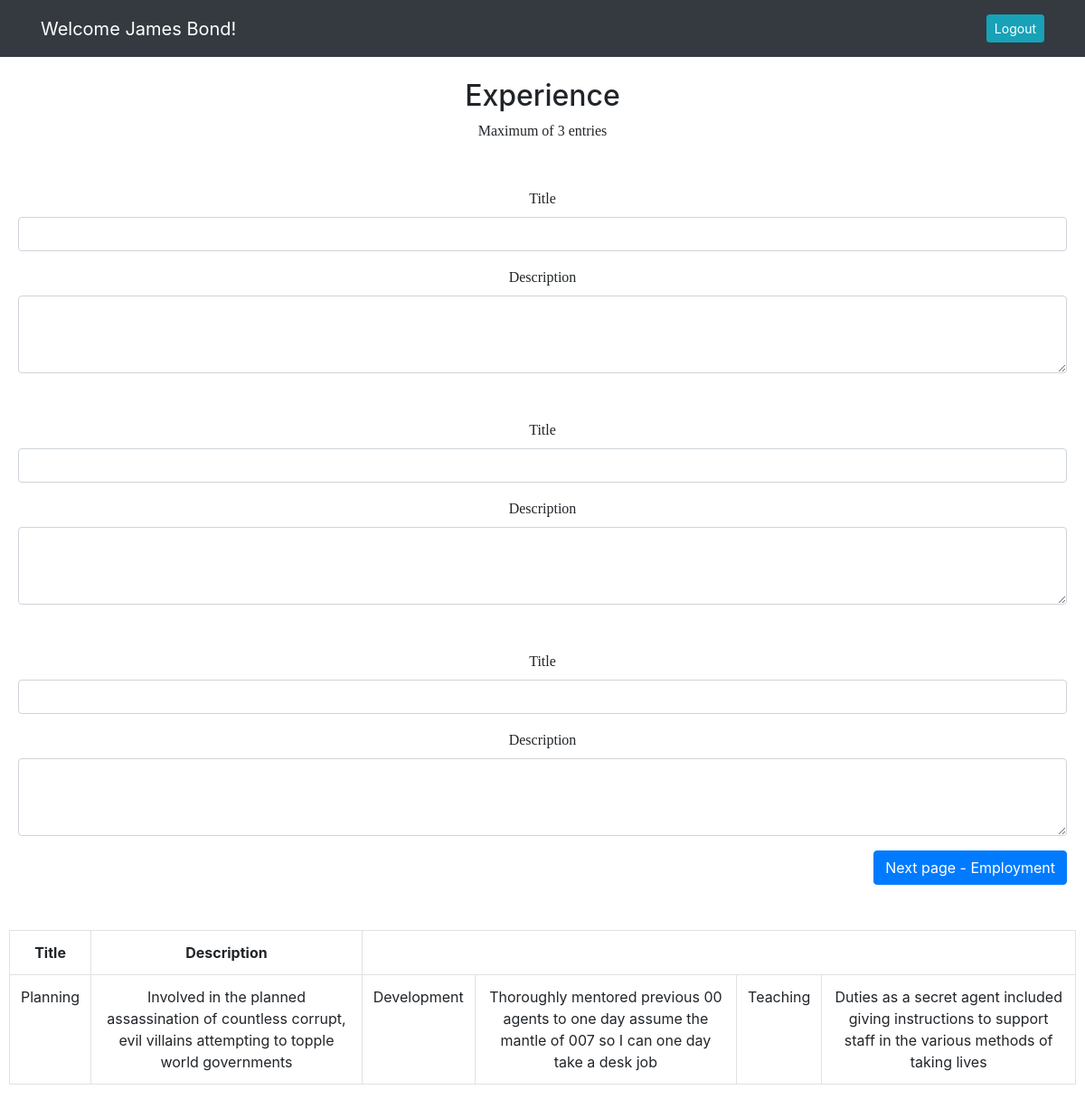
/experiencepage (signed in), run on the app's committed database.
### resume_app/models.py (models this page shows)
class User(models.Model):
    first_name = models.CharField(max_length=255)
    last_name = models.CharField(max_length=255)
    email = models.EmailField(max_length=255)
    password = models.CharField(max_length=255)
    created_at = DateTimeField(auto_now_add=True)
    updated_at = DateTimeField(auto_now=True)
    objects = UserManager()

class Experience(models.Model):
    title1 = models.CharField(blank=True, max_length=100)
    desc1 = models.TextField(blank=True)
    title2 = models.CharField(blank=True, max_length=100)
    desc2 = models.TextField(blank=True)
    title3 = models.CharField(blank=True, max_length=100)
    desc3 = models.TextField(blank=True)
    user = models.ForeignKey(User, related_name="experiences", on_delete=models.CASCADE)
    created_at = DateTimeField(auto_now_add=True)
    updated_at = DateTimeField(auto_now=True)
    objects = ExperienceManager()

### resume_app/views.py (the view)
# urls.py: path('experiencepage', views.experiencepage),
def experiencepage(request):
    if 'id' not in request.session:
        return redirect('/')
    else:
        context = {
            'user': User.objects.get(id = request.session['id'])
        }
    return render(request, 'experience.html', context)

### resume_app/templates/experience.html (shortened to what this page needs)
<!DOCTYPE html>
<html lang="en">
<head>
    <link rel="stylesheet" href="https://stackpath.bootstrapcdn.com/bootstrap/4.5.2/css/bootstrap.min.css"
>
    {% load static %}
    <link rel="stylesheet" href="{% static 'css/expemp.css' %}">
</head>
<body>
    <nav class="navbar navbar-expand-lg navbar-dark bg-dark">
        <div class="container">
            <a class="navbar-brand" href="#">Welcome {{user.first_name}} {{user.last_name}}!</a>
            <div class="collapse navbar-collapse" id="navbarText">
                <span class="navbar-text">
                    <a href="/logout" role="button" class="btn btn-sm btn-info ml-2 text-white">Logout</a>
                </span>
            </div>
        </div>
    </nav>
    <br>
    <h2>Experience</h2>
    <p>Maximum of 3 entries</p>
    <br>
    <div id="exp_form">
        <form action="/experience" method="POST" id="experience">
        <div class="exp_form">
            <div class="mb-3">
                <label for="title1" class="form-label">Title</label>
                <input type="text" class="form-control" id="exp_title" name="title1">
            </div>
            <div class="mb-3">
                <label for="desc1" class="desc-form-label">Description</label>
                <textarea class="form-control" id="exp_desc" rows="3" name="desc1"></textarea>
            </div>
        </div>
        <div class="exp_form">
            <div class="mb-3">
                <label for="title2" class="form-label">Title</label>
                <input type="text" class="form-control" id="exp_title" name="title2">
            </div>
            <div class="mb-3">
                <label for="desc2" class="desc-form-label">Description</label>
                <textarea class="form-control" id="exp_desc" rows="3" name="desc2"></textarea>
            </div>
        </div>
        <div class="exp_form">
            <div class="mb-3">
                <label for="title3" class="form-label">Title</label>
                <input type="text" class="form-control" id="exp_title" name="title3">
            </div>
            <div class="mb-3">
                <label for="desc3" class="desc-form-label">Description</label>
                <textarea class="form-control" id="exp_desc" rows="3" name="desc3"></textarea>
            </div>
        <div class="d-grid gap-2 d-md-flex justify-content-md-end">
            <button type="submit" class="btn btn-primary">Next page - Employment</button>
        </div>
        </form>
    </div>
    {% if user.experiences.all %}
    <div id="emp_table">
        <table style="width: fit-content;" class="table table-bordered">
            <tr>
                <th>Title</th>
                <th>Description</th>
            </tr>
            {% for experience in user.experiences.all %}
            <tr>
                {% if experience.title1 %}
                <td>{{ experience.title1 }}</td>
                {% endif %}
                {% if experience.desc1 %}
                <td>{{ experience.desc1 }}</td>
                {% endif %}
                {% if experience.title2 %}
                <td>{{ experience.title2 }}</td>
                {% endif %}
                {% if experience.desc2 %}
                <td>{{ experience.desc2 }}</td>
                {% endif %}
                {% if experience.title3 %}
                <td>{{ experience.title3 }}</td>
                {% endif %}
                {% if experience.desc3 %}
                <td>{{ experience.desc3 }}</td>
                {% endif %}
            </tr>
            {% endfor %}
        </table>
    </div>
    {% endif %}
</body>

### resume_app/static/css/expemp.css (style rules this page uses)
h2, .mb-3, p { text-align: center; }
#exp_form, #emp_form { margin: 10px; }
.form-label, p { word-wrap: break-word; font-family: 'Times New Roman', Times, serif; }
.desc-form-label { font-family: 'Times New Roman', Times, serif; }
.emp_form, .exp_form { margin: 0px 10px 50px 10px }
table { margin-left: auto; margin-right: auto; text-align: center; }

### data on the page
User: first_name "James", last_name "Bond"
Experience: title1 "Planning", desc1 "Involved in the planned assassination of countless corrupt, evil villains attempting to topple world governments", title2 "Development", desc2 "Thoroughly mentored previous 00 agents to one day assume the mantle of 007 so I can one day take a desk job", title3 "Teaching", desc3 "Duties as a secret agent included giving instructions to support staff in the various methods of taking lives"
